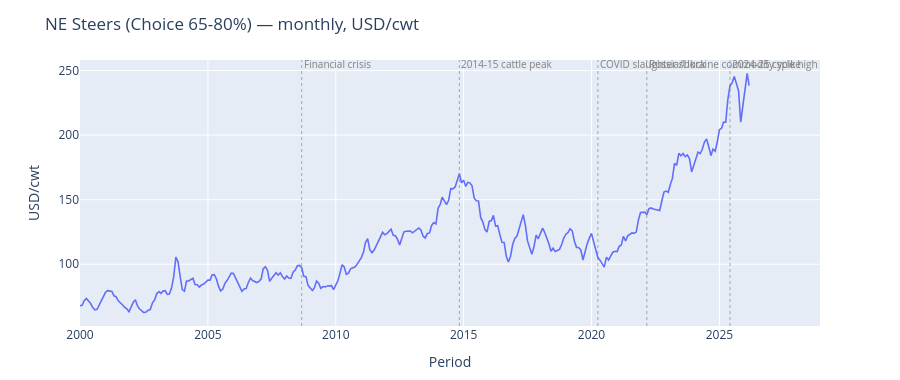
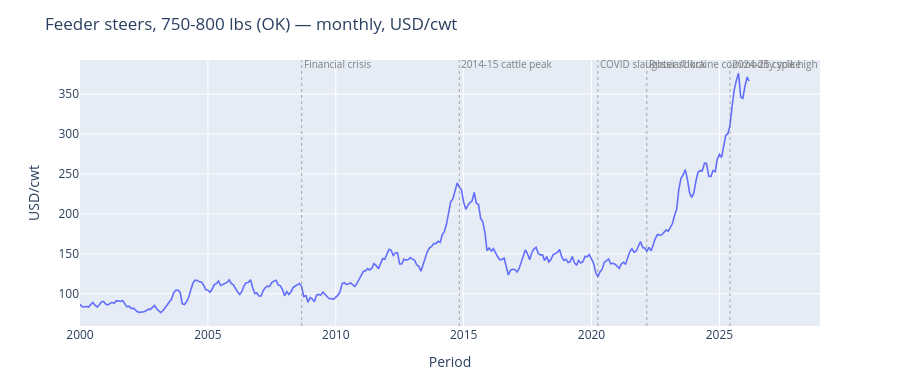
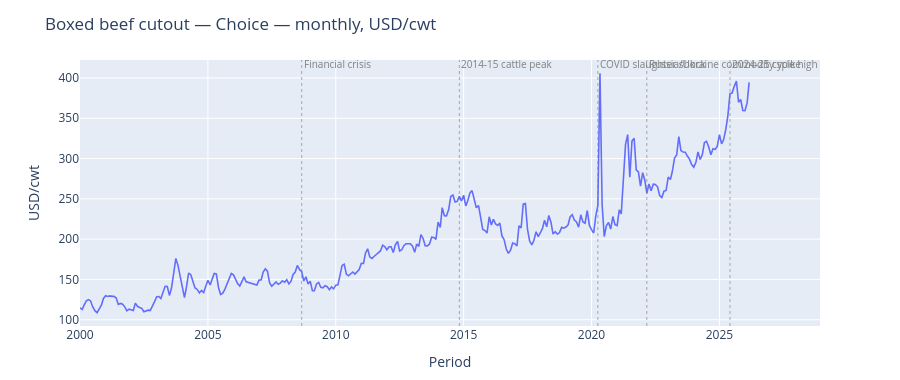
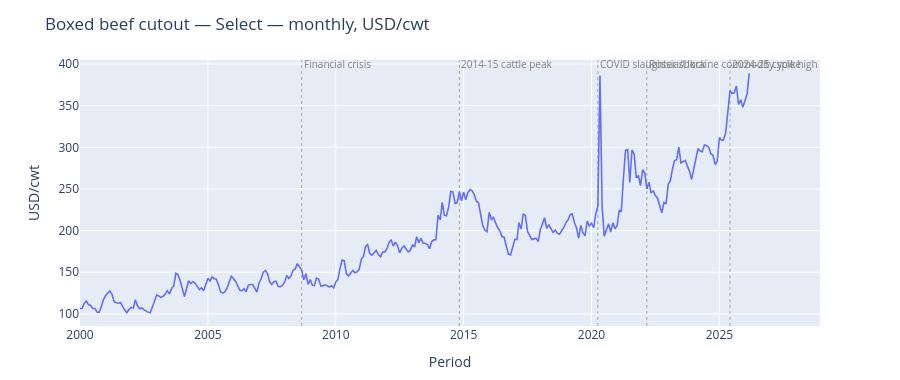

Notebook source saved alongside these figures, in order:
### Markdown cell above
## 1. Five series at a glance, with event markers

Each chart is on its own y-axis (the levels span ~$60 to ~$500/cwt across
species), so absolute scales aren't comparable across panels — but the shape
of the cycles is.

### Code cell
def add_events(fig: go.Figure) -> None:
    for date_str, label in EVENTS:
        fig.add_vline(
            x=date_str,
            line_width=1,
            line_dash="dot",
            line_color="rgba(120,120,120,0.6)",
        )
        fig.add_annotation(
            x=date_str,
            yref="paper",
            y=1.02,
            text=label,
            showarrow=False,
            font=dict(size=10, color="gray"),
            xanchor="left",
        )


for sid, name in SELECTED_SERIES:
    s = (
        read_series(sid, OBS_PATH)
        .filter(pl.col("value").is_not_null())
        .sort("period_start")
    )
    fig = go.Figure(
        go.Scatter(
            x=s["period_start"].to_list(),
            y=s["value"].to_list(),
            mode="lines",
            name=name,
            line=dict(width=1.6),
        )
    )
    fig.update_layout(
        title=f"{name} — monthly, USD/cwt",
        xaxis_title="Period",
        yaxis_title="USD/cwt",
        height=380,
        margin=dict(t=60, b=40),
        hovermode="x unified",
    )
    add_events(fig)
    fig.show()

### Figure 1 — Plotly figure (JSON) as saved in the notebook; plotly's stock layout.template omitted (floating-point values rounded to 4 significant figures; data arrays with more than 128 entries replaced by an {"elided": "..."} marker saying what was removed)
{"data": [{"line": {"width": 1.6}, "mode": "lines", "name": "NE Steers (Choice 65-80%)", "type": "scatter", "x": {"elided": "314 str values"}, "y": {"elided": "314 float values"}}], "layout": {"annotations": [{"font": {"color": "gray", "size": 10}, "showarrow": false, "text": "Financial crisis", "x": "2008-09-01", "xanchor": "left", "y": 1.02, "yref": "paper"}, {"font": {"color": "gray", "size": 10}, "showarrow": false, "text": "2014-15 cattle peak", "x": "2014-11-01", "xanchor": "left", "y": 1.02, "yref": "paper"}, {"font": {"color": "gray", "size": 10}, "showarrow": false, "text": "COVID slaughter shock", "x": "2020-04-01", "xanchor": "left", "y": 1.02, "yref": "paper"}, {"font": {"color": "gray", "size": 10}, "showarrow": false, "text": "Russia/Ukraine commodity spike", "x": "2022-03-01", "xanchor": "left", "y": 1.02, "yref": "paper"}, {"font": {"color": "gray", "size": 10}, "showarrow": false, "text": "2024-25 cycle high", "x": "2025-06-01", "xanchor": "left", "y": 1.02, "yref": "paper"}], "height": 380, "hovermode": "x unified", "margin": {"b": 40, "t": 60}, "shapes": [{"line": {"color": "rgba(120,120,120,0.6)", "dash": "dot", "width": 1}, "type": "line", "x0": "2008-09-01", "x1": "2008-09-01", "xref": "x", "y0": 0, "y1": 1, "yref": "y domain"}, {"line": {"color": "rgba(120,120,120,0.6)", "dash": "dot", "width": 1}, "type": "line", "x0": "2014-11-01", "x1": "2014-11-01", "xref": "x", "y0": 0, "y1": 1, "yref": "y domain"}, {"line": {"color": "rgba(120,120,120,0.6)", "dash": "dot", "width": 1}, "type": "line", "x0": "2020-04-01", "x1": "2020-04-01", "xref": "x", "y0": 0, "y1": 1, "yref": "y domain"}, {"line": {"color": "rgba(120,120,120,0.6)", "dash": "dot", "width": 1}, "type": "line", "x0": "2022-03-01", "x1": "2022-03-01", "xref": "x", "y0": 0, "y1": 1, "yref": "y domain"}, {"line": {"color": "rgba(120,120,120,0.6)", "dash": "dot", "width": 1}, "type": "line", "x0": "2025-06-01", "x1": "2025-06-01", "xref": "x", "y0": 0, "y1": 1, "yref": "y domain"}], "title": {"text": "NE Steers (Choice 65-80%) — monthly, USD/cwt"}, "xaxis": {"title": {"text": "Period"}}, "yaxis": {"title": {"text": "USD/cwt"}}}}

### Figure 2 — Plotly figure (JSON) as saved in the notebook; plotly's stock layout.template omitted (floating-point values rounded to 4 significant figures; data arrays with more than 128 entries replaced by an {"elided": "..."} marker saying what was removed)
{"data": [{"line": {"width": 1.6}, "mode": "lines", "name": "Feeder steers, 750-800 lbs (OK)", "type": "scatter", "x": {"elided": "315 str values"}, "y": {"elided": "315 float values"}}], "layout": {"annotations": [{"font": {"color": "gray", "size": 10}, "showarrow": false, "text": "Financial crisis", "x": "2008-09-01", "xanchor": "left", "y": 1.02, "yref": "paper"}, {"font": {"color": "gray", "size": 10}, "showarrow": false, "text": "2014-15 cattle peak", "x": "2014-11-01", "xanchor": "left", "y": 1.02, "yref": "paper"}, {"font": {"color": "gray", "size": 10}, "showarrow": false, "text": "COVID slaughter shock", "x": "2020-04-01", "xanchor": "left", "y": 1.02, "yref": "paper"}, {"font": {"color": "gray", "size": 10}, "showarrow": false, "text": "Russia/Ukraine commodity spike", "x": "2022-03-01", "xanchor": "left", "y": 1.02, "yref": "paper"}, {"font": {"color": "gray", "size": 10}, "showarrow": false, "text": "2024-25 cycle high", "x": "2025-06-01", "xanchor": "left", "y": 1.02, "yref": "paper"}], "height": 380, "hovermode": "x unified", "margin": {"b": 40, "t": 60}, "shapes": [{"line": {"color": "rgba(120,120,120,0.6)", "dash": "dot", "width": 1}, "type": "line", "x0": "2008-09-01", "x1": "2008-09-01", "xref": "x", "y0": 0, "y1": 1, "yref": "y domain"}, {"line": {"color": "rgba(120,120,120,0.6)", "dash": "dot", "width": 1}, "type": "line", "x0": "2014-11-01", "x1": "2014-11-01", "xref": "x", "y0": 0, "y1": 1, "yref": "y domain"}, {"line": {"color": "rgba(120,120,120,0.6)", "dash": "dot", "width": 1}, "type": "line", "x0": "2020-04-01", "x1": "2020-04-01", "xref": "x", "y0": 0, "y1": 1, "yref": "y domain"}, {"line": {"color": "rgba(120,120,120,0.6)", "dash": "dot", "width": 1}, "type": "line", "x0": "2022-03-01", "x1": "2022-03-01", "xref": "x", "y0": 0, "y1": 1, "yref": "y domain"}, {"line": {"color": "rgba(120,120,120,0.6)", "dash": "dot", "width": 1}, "type": "line", "x0": "2025-06-01", "x1": "2025-06-01", "xref": "x", "y0": 0, "y1": 1, "yref": "y domain"}], "title": {"text": "Feeder steers, 750-800 lbs (OK) — monthly, USD/cwt"}, "xaxis": {"title": {"text": "Period"}}, "yaxis": {"title": {"text": "USD/cwt"}}}}

### Figure 3 — Plotly figure (JSON) as saved in the notebook; plotly's stock layout.template omitted (floating-point values rounded to 4 significant figures; data arrays with more than 128 entries replaced by an {"elided": "..."} marker saying what was removed)
{"data": [{"line": {"width": 1.6}, "mode": "lines", "name": "Boxed beef cutout — Choice", "type": "scatter", "x": {"elided": "315 str values"}, "y": {"elided": "315 float values"}}], "layout": {"annotations": [{"font": {"color": "gray", "size": 10}, "showarrow": false, "text": "Financial crisis", "x": "2008-09-01", "xanchor": "left", "y": 1.02, "yref": "paper"}, {"font": {"color": "gray", "size": 10}, "showarrow": false, "text": "2014-15 cattle peak", "x": "2014-11-01", "xanchor": "left", "y": 1.02, "yref": "paper"}, {"font": {"color": "gray", "size": 10}, "showarrow": false, "text": "COVID slaughter shock", "x": "2020-04-01", "xanchor": "left", "y": 1.02, "yref": "paper"}, {"font": {"color": "gray", "size": 10}, "showarrow": false, "text": "Russia/Ukraine commodity spike", "x": "2022-03-01", "xanchor": "left", "y": 1.02, "yref": "paper"}, {"font": {"color": "gray", "size": 10}, "showarrow": false, "text": "2024-25 cycle high", "x": "2025-06-01", "xanchor": "left", "y": 1.02, "yref": "paper"}], "height": 380, "hovermode": "x unified", "margin": {"b": 40, "t": 60}, "shapes": [{"line": {"color": "rgba(120,120,120,0.6)", "dash": "dot", "width": 1}, "type": "line", "x0": "2008-09-01", "x1": "2008-09-01", "xref": "x", "y0": 0, "y1": 1, "yref": "y domain"}, {"line": {"color": "rgba(120,120,120,0.6)", "dash": "dot", "width": 1}, "type": "line", "x0": "2014-11-01", "x1": "2014-11-01", "xref": "x", "y0": 0, "y1": 1, "yref": "y domain"}, {"line": {"color": "rgba(120,120,120,0.6)", "dash": "dot", "width": 1}, "type": "line", "x0": "2020-04-01", "x1": "2020-04-01", "xref": "x", "y0": 0, "y1": 1, "yref": "y domain"}, {"line": {"color": "rgba(120,120,120,0.6)", "dash": "dot", "width": 1}, "type": "line", "x0": "2022-03-01", "x1": "2022-03-01", "xref": "x", "y0": 0, "y1": 1, "yref": "y domain"}, {"line": {"color": "rgba(120,120,120,0.6)", "dash": "dot", "width": 1}, "type": "line", "x0": "2025-06-01", "x1": "2025-06-01", "xref": "x", "y0": 0, "y1": 1, "yref": "y domain"}], "title": {"text": "Boxed beef cutout — Choice — monthly, USD/cwt"}, "xaxis": {"title": {"text": "Period"}}, "yaxis": {"title": {"text": "USD/cwt"}}}}

### Figure 4 — Plotly figure (JSON) as saved in the notebook; plotly's stock layout.template omitted (floating-point values rounded to 4 significant figures; data arrays with more than 128 entries replaced by an {"elided": "..."} marker saying what was removed)
{"data": [{"line": {"width": 1.6}, "mode": "lines", "name": "Boxed beef cutout — Select", "type": "scatter", "x": {"elided": "315 str values"}, "y": {"elided": "315 float values"}}], "layout": {"annotations": [{"font": {"color": "gray", "size": 10}, "showarrow": false, "text": "Financial crisis", "x": "2008-09-01", "xanchor": "left", "y": 1.02, "yref": "paper"}, {"font": {"color": "gray", "size": 10}, "showarrow": false, "text": "2014-15 cattle peak", "x": "2014-11-01", "xanchor": "left", "y": 1.02, "yref": "paper"}, {"font": {"color": "gray", "size": 10}, "showarrow": false, "text": "COVID slaughter shock", "x": "2020-04-01", "xanchor": "left", "y": 1.02, "yref": "paper"}, {"font": {"color": "gray", "size": 10}, "showarrow": false, "text": "Russia/Ukraine commodity spike", "x": "2022-03-01", "xanchor": "left", "y": 1.02, "yref": "paper"}, {"font": {"color": "gray", "size": 10}, "showarrow": false, "text": "2024-25 cycle high", "x": "2025-06-01", "xanchor": "left", "y": 1.02, "yref": "paper"}], "height": 380, "hovermode": "x unified", "margin": {"b": 40, "t": 60}, "shapes": [{"line": {"color": "rgba(120,120,120,0.6)", "dash": "dot", "width": 1}, "type": "line", "x0": "2008-09-01", "x1": "2008-09-01", "xref": "x", "y0": 0, "y1": 1, "yref": "y domain"}, {"line": {"color": "rgba(120,120,120,0.6)", "dash": "dot", "width": 1}, "type": "line", "x0": "2014-11-01", "x1": "2014-11-01", "xref": "x", "y0": 0, "y1": 1, "yref": "y domain"}, {"line": {"color": "rgba(120,120,120,0.6)", "dash": "dot", "width": 1}, "type": "line", "x0": "2020-04-01", "x1": "2020-04-01", "xref": "x", "y0": 0, "y1": 1, "yref": "y domain"}, {"line": {"color": "rgba(120,120,120,0.6)", "dash": "dot", "width": 1}, "type": "line", "x0": "2022-03-01", "x1": "2022-03-01", "xref": "x", "y0": 0, "y1": 1, "yref": "y domain"}, {"line": {"color": "rgba(120,120,120,0.6)", "dash": "dot", "width": 1}, "type": "line", "x0": "2025-06-01", "x1": "2025-06-01", "xref": "x", "y0": 0, "y1": 1, "yref": "y domain"}], "title": {"text": "Boxed beef cutout — Select — monthly, USD/cwt"}, "xaxis": {"title": {"text": "Period"}}, "yaxis": {"title": {"text": "USD/cwt"}}}}
